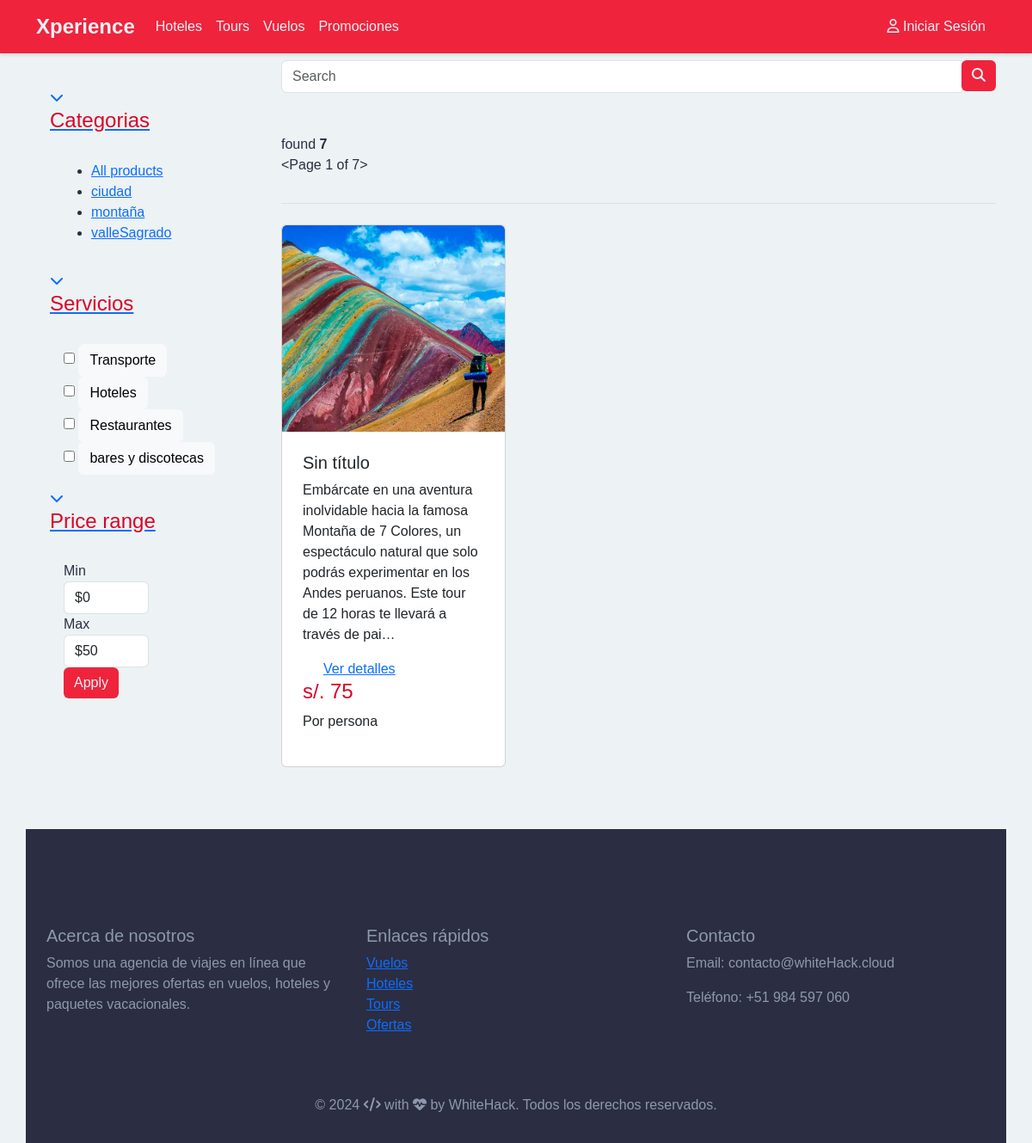
The page /store/category/montana/ on the database its author committed.
### category/models.py (models this page shows, shortened)
class Category(models.Model):
    category_name = models.CharField(max_length=50, unique=True)
    slug = models.CharField(max_length=100, unique=True)
    description = models.TextField(blank=True)
    class Meta:
        verbose_name = 'category'
        verbose_name_plural = 'categories'

### store/models.py (models this page shows, shortened)
class Product(models.Model):
    product_name = models.CharField(max_length=200, unique=True)
    slug = models.SlugField(max_length=200, unique=True)
    title = models.CharField(max_length=100, default="Sin título")
    description = models.TextField(max_length=1000, blank=True)
    price = models.IntegerField()
    images = models.ImageField(upload_to='fotos/productos')
    stock = models.IntegerField()
    is_available = models.BooleanField(default=True)
    category = models.ForeignKey(Category, on_delete=models.CASCADE)
    created_date = models.DateField(auto_created=True)
    modified_date = models.DateField(auto_created=True)
    @property
    def price_public(self):
        return int(self.price * 1.25) if self.price is not None else 0
    def get_url(self):
        return reverse('product_detail', args=[self.category.slug, self.slug])

### store/views.py (the view)
# urls.py: path('', views.store, name='store'),
def store(request, category_slug=None):
    categories = None
    products = None
    if category_slug != None:
        categories = get_object_or_404(Category, slug= category_slug)
        products = Product.objects.filter(category=categories, is_available= True)
        paginator = Paginator(products, 1)
        page = request.GET.get('page')
        paged_products = paginator.get_page(page)
        product_count = products.count()
    else:
        products = Product.objects.filter(is_available= True).order_by('id')
        paginator = Paginator(products, 3)
        page = request.GET.get('page')
        paged_products = paginator.get_page(page)
        product_count = products.count()
    context = {
        'products': paged_products,
        'product_count': product_count
    }
    return render(request, 'store/store.html', context)

### category/context_procesor.py (called while the page is built)
def menu_links(request):
    links = Category.objects.all()
    return dict(links=links)

### templates/store/store.html (shortened to what this page needs)
{% extends 'base.html' %}
{% load static %}
{% block content %}
<main>
<section class="section-content padding-y">
    <div class="container">
    <div class="row">
<aside class="col-md-3">
    <div class="card-body">
        <article class="filter-group">
            <header class="card-header">
                <a href="#" data-toggle="collapse" data-target="#collapse_1" aria-expanded="true" class="">
                    <i class="icon-control fa fa-chevron-down"></i>
                    <h6 class="title">Categorias</h6>
                </a>
            </header>
            <div class="filter-content collapse show" id="collapse_1" style="">
                <div class="card-body">
                    <ul class="list-menu">
                    <li><a href="{% url 'store'%}">  All products  </a></li>
                    {% for category in links %}
                    <li><a href="{{category.get_url}}"> {{category.category_name}}  </a></li>
                    {% endfor %}
                    </ul>
                </div>
            </div>
        </article>
        <article class="filter-group">
            <header class="card-header">
                <a href="#" data-toggle="collapse" data-target="#collapse_4" aria-expanded="true" class="">
                    <i class="icon-control fa fa-chevron-down"></i>
                    <h6 class="title">Servicios </h6>
                </a>
            </header>
            <div class="filter-content collapse show" id="collapse_4" style="">
                <div class="card-body">
                  <label class="checkbox-btn">
                    <input type="checkbox">
                    <span class="btn btn-light"> Transporte </span>
                  </label>
                  <label class="checkbox-btn">
                    <input type="checkbox">
                    <span class="btn btn-light"> Hoteles </span>
                  </label>
                  <label class="checkbox-btn">
                    <input type="checkbox">
                    <span class="btn btn-light"> Restaurantes </span>
                  </label>
                  <label class="checkbox-btn">
                    <input type="checkbox">
                    <span class="btn btn-light"> bares y discotecas </span>
                  </label>
            </div>
            </div>
        </article>
        <article class="filter-group">
            <header class="card-header">
                <a href="#" data-toggle="collapse" data-target="#collapse_3" aria-expanded="true" class="">
                    <i class="icon-control fa fa-chevron-down"></i>
                    <h6 class="title">Price range </h6>
                </a>
            </header>
            <div class="filter-content collapse show" id="collapse_3" style="">
                <div class="card-body">
                    <div class="form-row">
                    <div class="form-group col-md-6">
                      <label>Min</label>
                          <select class="mr-2 form-control">
                            <option value="0">$0</option>
                        </select>
                    </div>
                    <div class="form-group text-right col-md-6">
                      <label>Max</label>
                          <select class="mr-2 form-control">
                            <option value="50">$50</option>
                        </select>
                    </div>
                    </div>
                    <button class="btn btn-block btn-primary">Apply</button>
                </div>
            </div>
        </article>
    </div>
</aside>
<main class="col-md-9">
    <form action="{% url 'search' %}" class="search" method= 'GET'>
        <div class="input-group w-100">
            <input type="text" class="form-control" style="width:60%;" placeholder="Search" name='keyword'>
            <div class="input-group-append">
              <button class="btn btn-primary" type="submit">
                <i class="fa fa-search"></i>
              </button>
            </div>
        </div>
    </form>
    <header class="border-bottom mb-4 pb-3 mt-5">
            <div class="form-inline">
                <span class="mr-md-auto">found <b> {{product_count}} </b></span>
                <p> {{products}} </p>
            </div>
    </header>
        <div class="row">
            {% if products %}
            {% for product in products %}
            <div class="col-md-4 mb-4">
                <div class="card bg-white shadow-md rounded-lg overflow-hidden max-w-xs">
                    <img src="{{ product.images.url }}" class="card-img-top" alt="Oferta 1">
                    <div class="p-4">
                        <h5 class="text-lg font-semibold">{{ product.title }}</h5>
                        <p class="text-gray-600">{{ product.description|truncatechars:200 }}</p>
                        <a href="{{ product.get_url }}" class="mt-4 inline-block  bg-blue-500 hover:bg-blue-600 px-4 py-2 rounded">
                            Ver detalles
                        </a>
                        <div class="precios border-2">
                            <h6 id="precio">s/. {{ product.price_public }}</h6>
                            <p>Por persona</p>
                        </div>
                    </div>
                </div>
            </div>
        {% endfor %}
        {% else %}
            <div>
                <h2>No hay productos que coincidan con su búsqueda</h2>
            </div>
        {% endif %}
        </div>
</main>
{% endblock %}

### xperience/static/css/style_edg_7.css (style rules this page uses)
:root { --rojo1 : #ef233c; --rojo2: #d90429; --blanco: #edf2f4; --gris: #8d99ae; --oscuro: #2b2d42; }
body { font-family: 'Arial', sans-serif; color: var(--oscuro); background-color: var(--blanco); }
.btn-primary { background-color: var(--rojo1); color: var(--blanco); border: none; }
.card-img-top { object-fit: cover; height: 240px; width: 100%; }
.card-body { padding: 1rem; margin-top: 1rem; flex-grow: 1; }
h6 { color: var(--rojo2) !important; font-size: 1.5rem; font-weight: 500; }

### rows shown on the page
Category: category_name "ciudad"
Category: category_name "montaña"
Category: category_name "valleSagrado"
Product: images (picture), title "Sin título", description "Embárcate en una aventura inolvidable hacia la famosa Montaña de 7 Colores, un espectáculo natural que solo podrás experimentar en los Andes peruanos. Este tour de 12 horas te llevará a través de pai…", price_public "75"

### other values the page prints
{{ product_count }} "7"
{{ products }} "<Page 1 of 7>"
